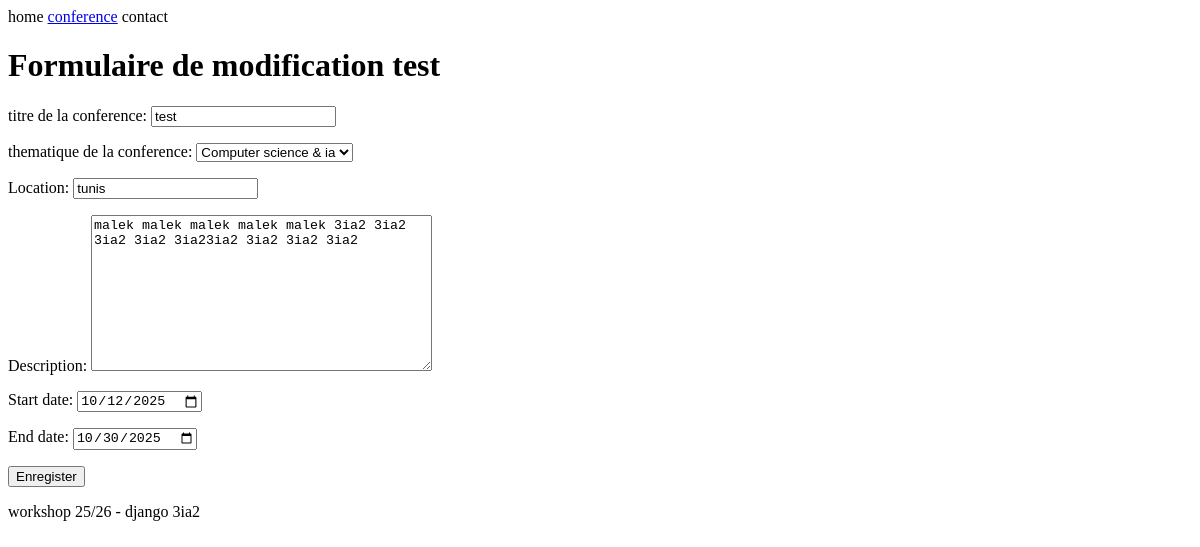
The app's page /conferences/1/update/, older data.
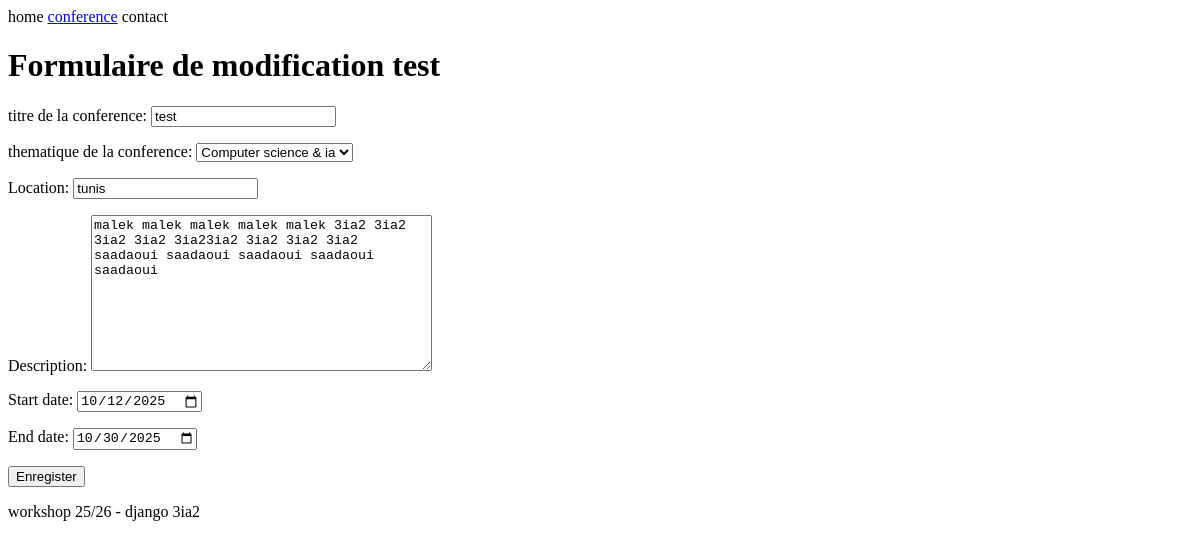
The same page, newer data.
### ConferenceApp/models.py (models this page shows, shortened)
class Conference(models.Model):
    conference_id=models.AutoField(primary_key=True)
    name=models.CharField(max_length=255,validators=[name_validator])
    THEME=[
        ("IA","Computer science & ia"),
        ("SE","Science & eng"),
        ("SC","Social sciences"),
    ]
    theme=models.CharField(max_length=255,choices=THEME)
    location=models.CharField(max_length=255)#charfield Stocke du texte court.
    start_date=models.DateField()
    end_date=models.DateField()
    description=models.TextField(validators=[
            MinLengthValidator(30, message="La description doit contenir au moins 30 caractères.")]) #Stocke du texte long
    created_at=models.DateTimeField(auto_now_add=True)
    update_at=models.DateTimeField(auto_now=True)

### ConferenceApp/views.py (the view)
# urls.py: path('<int:pk>/update/', ConferenceUpdate.as_view(), name='conference_update'),
class ConferenceUpdate(UpdateView):
    model = Conference
    template_name = "conferences/form.html"
    form_class = ConferenceForm
    success_url = reverse_lazy('liste_conferences')

### ConferenceApp/forms.py
class ConferenceForm(forms.ModelForm):
    class Meta:
        model=Conference
        fields=['name','theme','location','description','start_date','end_date']
        labels = {
            'name' :"titre de la conference",
            'theme': "thematique de la conference",
        }
        widgets = {
            'name' : forms.TextInput(
                attrs = {
                    'placehloder' :"entrer un titre a la conference",
                    'class'  : "",
                }
            ),
            'start_date' : forms.DateInput(
                attrs = {
                    'type' :"date",
                }
            ),
            'end_date' : forms.DateInput(
                attrs = {
                    'type' :"date",
                }
            ),
        }

### monproject/template/conferences/form.html (shortened to what this page needs)
{% extends 'base.html' %}
{% block content %}
{% if view.object.pk %}
<h1>Formulaire de modification {{object.name}} </h1>
{% else %}
<h1>Formulaire d'ajout</h1>
{% endif %}
<form method="post">
    {{form.as_p}}
    <button type="submit">Enregister</button>
</form>
{% endblock %}

Row changes from the older to the newer data that the page shows:
changed Conference "test": description "malek malek malek malek malek 3ia2 3ia2 3ia2 3ia2 3ia23ia2 3ia2 3ia2 3ia2" → "malek malek malek malek malek 3ia2 3ia2 3ia2 3ia2 3ia23ia2 3ia2 3ia2 3ia2 saadaoui saadaoui saadaoui saadaoui saadaoui"
